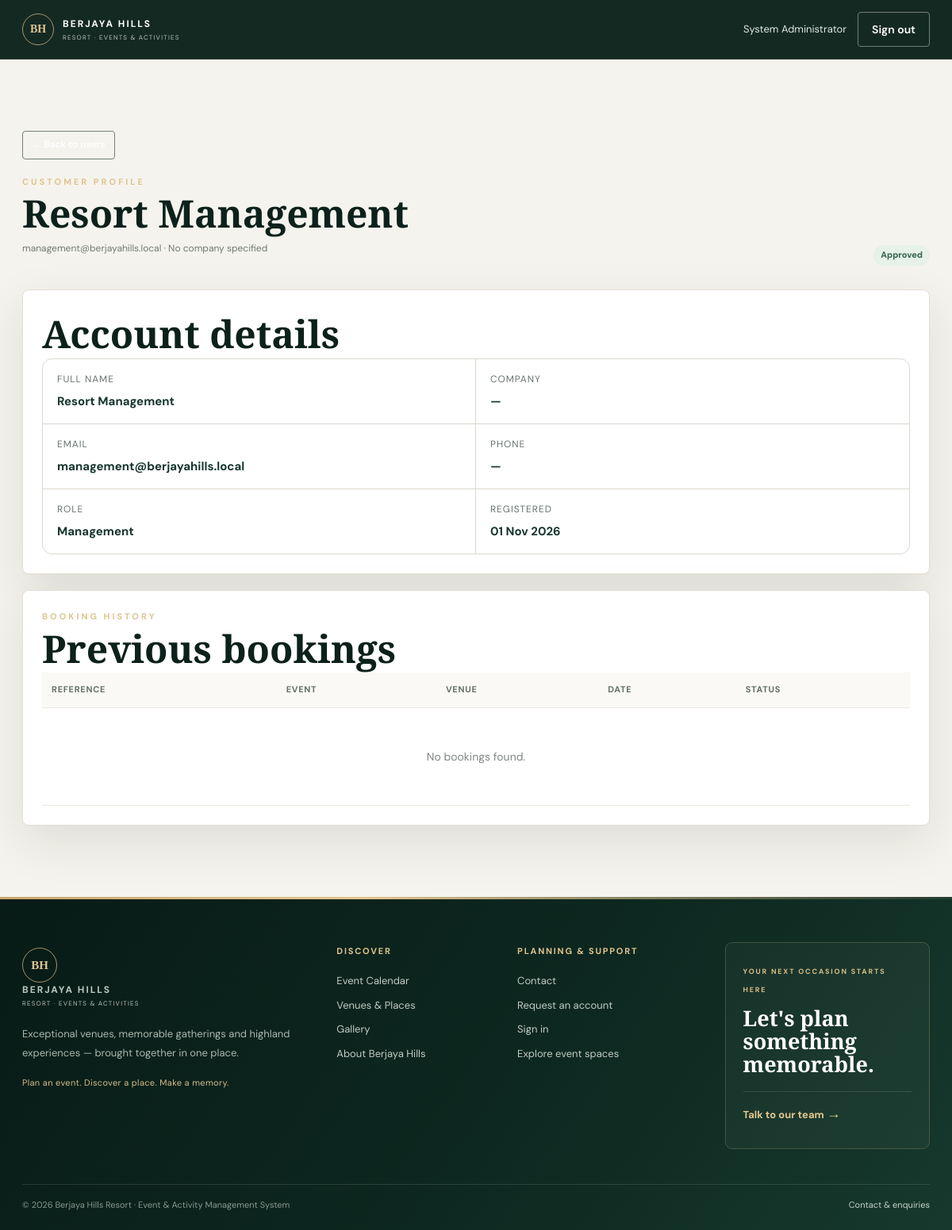
The page /admin/users/view.php?id=2 (signed in) on the database its author committed.
### tables this page shows
CREATE TABLE users (id BIGINT UNSIGNED AUTO_INCREMENT PRIMARY KEY, full_name VARCHAR(150) NOT NULL, email VARCHAR(190) NOT NULL UNIQUE, password_hash VARCHAR(255) NOT NULL, phone VARCHAR(50), company_name VARCHAR(190), job_title VARCHAR(120), account_status ENUM('pending','approved','rejected','suspended','inactive') NOT NULL DEFAULT 'pending', rejection_reason TEXT NULL, email_verified_at DATETIME NULL, last_login_at DATETIME NULL, created_at TIMESTAMP DEFAULT CURRENT_TIMESTAMP, updated_at TIMESTAMP DEFAULT CURRENT_TIMESTAMP ON UPDATE CURRENT_TIMESTAMP, INDEX(account_status));

### includes/bootstrap.php (called while the page is built, shortened)
<?php
require_once __DIR__.'/../config/database.php';
function e(?string $v): string { return htmlspecialchars($v ?? '', ENT_QUOTES, 'UTF-8'); }
function url(string $path=''): string { return BASE_URL.ltrim($path,'/'); }
function current_user(): ?array { if(empty($_SESSION['user_id'])) return null; static $u; if($u!==null) return $u; $s=db()->prepare("SELECT u.*, GROUP_CONCAT(r.name) roles FROM users u LEFT JOIN user_roles ur ON ur.user_id=u.id LEFT JOIN roles r ON r.id=ur.role_id WHERE u.id=? GROUP BY u.id"); $s->execute([$_SESSION['user_id']]); return $u=$s->fetch() ?: null; }
function require_login(): array { $u=current_user(); if(!$u) redirect('public/auth/login.php'); return $u; }
function has_role(string ...$roles): bool { $u=current_user(); if(!$u) return false; $mine=explode(',',$u['roles']??''); return (bool)array_intersect($roles,$mine); }
function require_role(string ...$roles): array { $u=require_login(); if(!has_role(...$roles)) { http_response_code(403); require __DIR__.'/403.php'; exit; } return $u; }

### config/database.php (called while the page is built, shortened)
<?php
function db(): PDO {
    static $pdo;
    if (!$pdo) {
        $pdo = new PDO('mysql:host='.DB_HOST.';dbname='.DB_NAME.';charset=utf8mb4', DB_USER, DB_PASS, [
            PDO::ATTR_ERRMODE=>PDO::ERRMODE_EXCEPTION,
            PDO::ATTR_DEFAULT_FETCH_MODE=>PDO::FETCH_ASSOC,
            PDO::ATTR_EMULATE_PREPARES=>false,
        ]);
    }
    return $pdo;
}

### admin/users/view.php (the view, shortened to what this page needs)
<?php
require_once __DIR__.'/../../includes/bootstrap.php';
require_role('Administrator','Management','IT');
$id=(int)($_GET['id']??0);
$s=db()->prepare('SELECT u.*,GROUP_CONCAT(r.name ORDER BY r.name SEPARATOR ", ") roles FROM users u LEFT JOIN user_roles ur ON ur.user_id=u.id LEFT JOIN roles r ON r.id=ur.role_id WHERE u.id=? GROUP BY u.id');
$s->execute([$id]);
$user=$s->fetch();
$q=db()->prepare('SELECT * FROM vw_booking_summary WHERE user_id=? ORDER BY created_at DESC');
$q->execute([$id]);$bookings=$q->fetchAll();
$pageTitle='User Profile';require __DIR__.'/../../includes/header.php';
?>
<section class="section"><div class="container"><a class="btn btn-outline btn-sm" href="<?=url('admin/users/index.php')?>">← Back to users</a><div class="admin-top" style="margin-top:20px"><div><div class="eyebrow">Customer profile</div><h1 class="admin-title"><?=e($user['full_name'])?></h1><p class="kicker"><?=e($user['email'])?> · <?=e($user['company_name']?:'No company specified')?></p></div><span class="badge badge-green"><?=e(ucfirst($user['account_status']))?></span></div><div class="panel" style="margin-top:20px"><h2>Account details</h2><div class="review-details"><div class="review-detail"><span>Full name</span><strong><?=e($user['full_name'])?></strong></div><div class="review-detail"><span>Company</span><strong><?=e($user['company_name']?:'—')?></strong></div><div class="review-detail"><span>Email</span><strong><?=e($user['email'])?></strong></div><div class="review-detail"><span>Phone</span><strong><?=e($user['phone']?:'—')?></strong></div><div class="review-detail"><span>Role</span><strong><?=e($user['roles']?:'Registered User')?></strong></div><div class="review-detail"><span>Registered</span><strong><?=date('d M Y',strtotime($user['created_at']))?></strong></div></div></div><div class="panel" style="margin-top:20px"><div class="eyebrow">Booking history</div><h2>Previous bookings</h2><div class="table-wrap"><table class="table"><thead><tr><th>Reference</th><th>Event</th><th>Venue</th><th>Date</th><th>Status</th></tr></thead><tbody><?php if(!$bookings): ?><tr><td colspan="5" class="empty-table">No bookings found.</td></tr><?php endif; ?></tbody></table></div></div></div></section>
<?php require __DIR__.'/../../includes/footer.php'; ?>

### includes/header.php (shortened to what this page needs)
<?php
$u = current_user();
$scriptPath = str_replace('\\', '/', $_SERVER['SCRIPT_NAME'] ?? '');
$isAdminArea = strpos($scriptPath, '/admin/') !== false;
$isAdminUser = $u && has_role('Administrator','Management','Event','HR','Author','IT');
$isUserArea = $u && strpos($scriptPath, '/user/') !== false;
$matchesExplorePath = false;
$useExploreShell = (bool)$u && !$isAdminArea && !$isUserArea && $matchesExplorePath;
$useAdminShell = $isAdminArea && $isAdminUser;
$useUserShell = false;
?>
<!doctype html>
<html lang="en">
<head>
<link rel="stylesheet" href="<?= e(url('assets/css/app.css?v=115')) ?>">
</head>
<body class="<?= $useAdminShell ? 'admin-body' : (($useUserShell || $useExploreShell) ? 'user-body' : '') ?><?= $useExploreShell ? ' explore-body' : '' ?>">
<header class="site-header">
  <div class="nav-wrap">
    <a class="brand" href="<?= url($isAdminUser ? 'admin/dashboard/index.php' : ($isUserArea ? 'user/dashboard/index.php' : 'index.php')) ?>">
      <span class="brand-mark">BH</span>
      <span><b>BERJAYA HILLS</b><small>RESORT · EVENTS & ACTIVITIES</small></span>
    </a>
    <?php if ($isAdminUser): ?>
      <div class="nav-actions admin-nav-actions">
        <span class="nav-user"><?= e($u['full_name'] ?? 'Administrator') ?></span>
        <a class="btn btn-outline" href="<?= url('auth/logout.php') ?>">Sign out</a>
      </div>
    <?php endif; ?>
  </div>
</header>
<main>

### rows shown on the page
users: full_name "System Administrator"
users: full_name "Resort Management", email "management@berjayahills.local", company_name "No company specified", account_status "Approved", company_name "—", phone "—", created_at "01 Nov 2026"

### other values the page prints
$user['roles']?:'Registered User' "Management"
